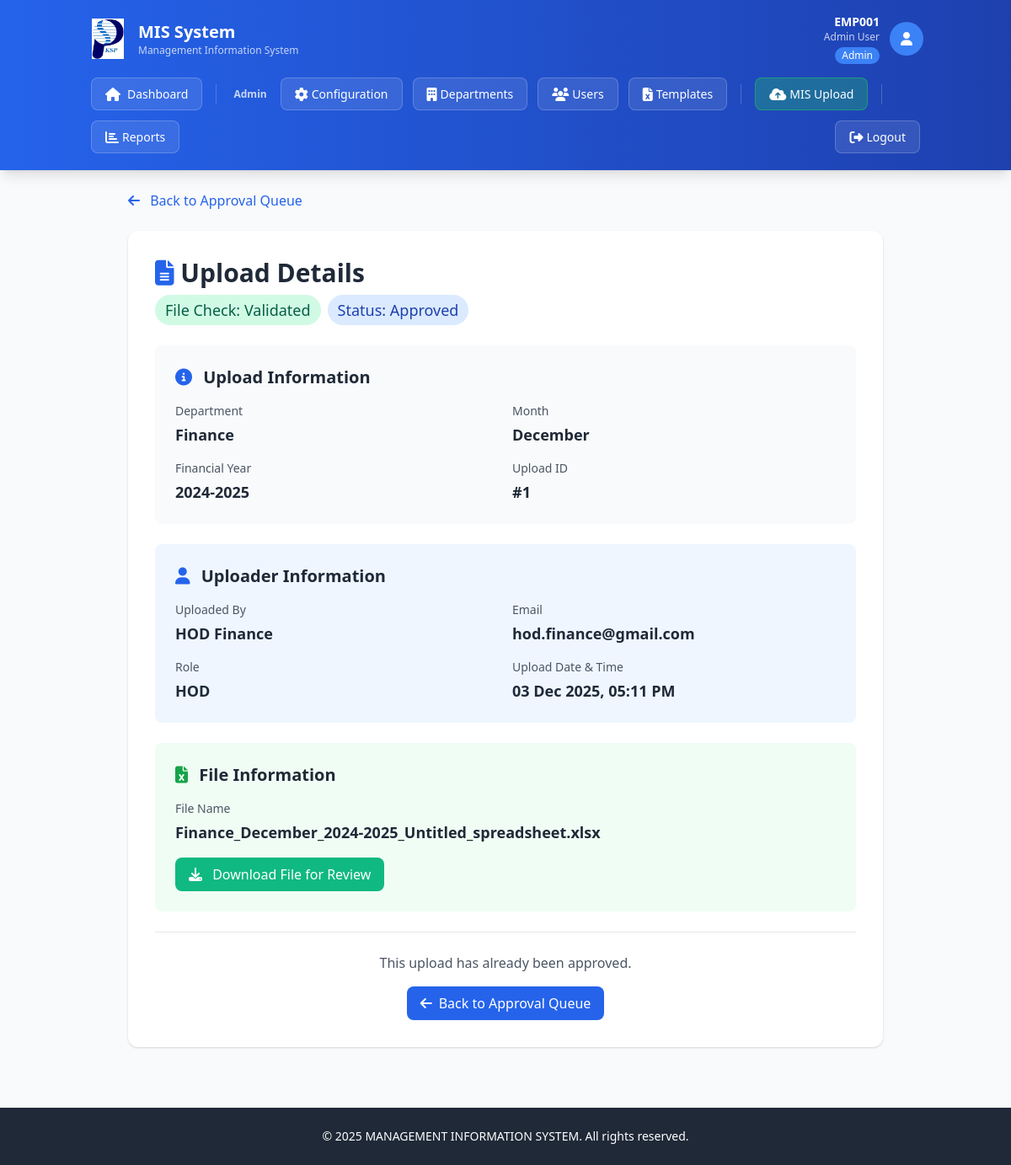
The app's page /view-upload/1 (signed in) with its own data.
### app.py (models this page shows)
class User(db.Model):
    __tablename__ = 'users'
    UserID = db.Column(db.Integer, primary_key=True)
    EmpID = db.Column(db.String(20), unique=True, nullable=False, index=True)
    Username = db.Column(db.String(50), nullable=True)
    PasswordHash = db.Column(db.String(255), nullable=False)
    Email = db.Column(db.String(100), unique=True, nullable=False)
    DepartmentID = db.Column(db.Integer, db.ForeignKey('departments.DeptID'), nullable=False)
    RoleID = db.Column(db.Integer, db.ForeignKey('roles.RoleID'), nullable=False)
    IsActive = db.Column(db.Boolean, default=True)
    FailedLoginAttempts = db.Column(db.Integer, default=0)
    LastFailedLogin = db.Column(db.DateTime, nullable=True)
    AccountLockedUntil = db.Column(db.DateTime, nullable=True)
    PasswordLastChanged = db.Column(db.DateTime, default=lambda: datetime.now(IST))
    PasswordExpiryDate = db.Column(db.DateTime, default=lambda: datetime.now(IST) + timedelta(days=90))
    CreatedAt = db.Column(db.DateTime, default=lambda: datetime.now(IST))
    UpdatedAt = db.Column(db.DateTime, default=lambda: datetime.now(IST), onupdate=lambda: datetime.now(IST))
    uploads = db.relationship('MISUpload', foreign_keys='MISUpload.UploadedBy', backref='uploader', lazy=True)

class Role(db.Model):
    __tablename__ = 'roles'
    RoleID = db.Column(db.Integer, primary_key=True)
    RoleName = db.Column(db.String(50), unique=True, nullable=False)
    users = db.relationship('User', backref='role', lazy=True)

class MISUpload(db.Model):
    __tablename__ = 'mis_uploads'
    UploadID = db.Column(db.Integer, primary_key=True)
    UploadCode = db.Column(db.String(50), unique=True, nullable=True)
    DepartmentID = db.Column(db.Integer, db.ForeignKey('departments.DeptID'), nullable=False)
    MonthID = db.Column(db.Integer, nullable=False)
    FYID = db.Column(db.Integer, db.ForeignKey('financial_years.FYID'), nullable=False)
    UploadedBy = db.Column(db.Integer, db.ForeignKey('users.UserID'), nullable=False)
    UploadDate = db.Column(db.DateTime, default=lambda: datetime.now(IST))
    FilePath = db.Column(db.String(255), nullable=False)
    FileCheck = db.Column(db.String(50), default='Not Validated')
    Status = db.Column(db.String(50), default='In Review')
    IsModified = db.Column(db.Boolean, default=False)
    IsCancelled = db.Column(db.Boolean, default=False)
    SupervisorApproved = db.Column(db.Boolean, default=False)
    SupervisorApprovedBy = db.Column(db.Integer, db.ForeignKey('users.UserID'), nullable=True)
    SupervisorApprovedDate = db.Column(db.DateTime, nullable=True)

class Department(db.Model):
    __tablename__ = 'departments'
    DeptID = db.Column(db.Integer, primary_key=True)
    DeptName = db.Column(db.String(100), unique=True, nullable=False)
    ActiveFlag = db.Column(db.Boolean, default=True)
    users = db.relationship('User', backref='department', lazy=True)
    uploads = db.relationship('MISUpload', backref='department', lazy=True)
    templates = db.relationship('Template', backref='department', lazy=True)

class FinancialYear(db.Model):
    __tablename__ = 'financial_years'
    FYID = db.Column(db.Integer, primary_key=True)
    FYName = db.Column(db.String(50), unique=True, nullable=False)
    StartDate = db.Column(db.Date, nullable=False)
    EndDate = db.Column(db.Date, nullable=False)
    ActiveFlag = db.Column(db.Boolean, default=False)
    uploads = db.relationship('MISUpload', backref='financial_year', lazy=True)

### app.py (the view)
@app.route('/view-upload/<int:upload_id>')
@login_required
def view_upload(upload_id):
    user = User.query.get(session['user_id'])
    if not user or not user.IsActive:
        session.clear()
        flash('Your session has expired. Please log in again.', 'error')
        return redirect(url_for('login'))
    upload = MISUpload.query.get_or_404(upload_id)
    if user.role.RoleName == 'Management':
        pass  # Management can view all uploads
    elif user.role.RoleName == 'Admin':
        pass  # Admin can view all uploads
    elif user.role.RoleName == 'HOD' and upload.DepartmentID != user.DepartmentID:
        flash('Access denied. You can only view uploads from your department.', 'error')
        return redirect(url_for('reports'))
    else:
        flash('Access denied.', 'error')
        return redirect(url_for('reports'))
    return render_template('view_upload.html',
                         current_user=user,
                         upload=upload)

### app.py (called while the page is built)
def login_required(f):
    from functools import wraps
    @wraps(f)
    def decorated_function(*args, **kwargs):
        if 'user_id' not in session:
            flash('Please log in to access this page.', 'error')
            return redirect(url_for('login'))
        return f(*args, **kwargs)
    return decorated_function

### templates/view_upload.html (shortened to what this page needs)
{% extends "base.html" %}
{% block content %}
<div class="max-w-4xl mx-auto">
    <div class="mb-6">
        <a href="{{ url_for('approval_queue') }}" class="text-blue-600 hover:text-blue-800">
            <i class="fas fa-arrow-left mr-2"></i> Back to Approval Queue
        </a>
    </div>
    <div class="card p-8">
        <div class="mb-6">
            <h2 class="text-3xl font-bold text-gray-800 mb-2">
                <i class="fas fa-file-alt text-blue-600"></i> Upload Details
            </h2>
            <div class="flex gap-2">
                <span class="badge {% if upload.FileCheck == 'Validated' %}badge-validated{% else %}badge-rejected{% endif %} text-lg">
                    File Check: {{ upload.FileCheck }}
                </span>
                <span class="badge {% if upload.Status == 'In Review' %}badge-pending{% elif upload.Status == 'Approved' %}badge-approved{% else %}badge-rejected{% endif %} text-lg">
                    Status: {{ upload.Status }}
                </span>
            </div>
        </div>
        <div class="bg-gray-50 rounded-lg p-6 mb-6">
            <h3 class="text-xl font-bold mb-4 text-gray-800">
                <i class="fas fa-info-circle text-blue-600 mr-2"></i> Upload Information
            </h3>
            <div class="grid grid-cols-1 md:grid-cols-2 gap-4">
                <div>
                    <p class="text-sm text-gray-600 mb-1">Department</p>
                    <p class="text-lg font-semibold text-gray-800">{{ upload.department.DeptName }}</p>
                </div>
                <div>
                    <p class="text-sm text-gray-600 mb-1">Month</p>
                    <p class="text-lg font-semibold text-gray-800">
                        {{ ['', 'January', 'February', 'March', 'April', 'May', 'June', 'July', 'August', 'September', 'October', 'November', 'December'][upload.MonthID] }}
                    </p>
                </div>
                <div>
                    <p class="text-sm text-gray-600 mb-1">Financial Year</p>
                    <p class="text-lg font-semibold text-gray-800">{{ upload.financial_year.FYName }}</p>
                </div>
                <div>
                    <p class="text-sm text-gray-600 mb-1">Upload ID</p>
                    <p class="text-lg font-semibold text-gray-800">#{{ upload.UploadID }}</p>
                </div>
            </div>
        </div>
        <div class="bg-blue-50 rounded-lg p-6 mb-6">
            <h3 class="text-xl font-bold mb-4 text-gray-800">
                <i class="fas fa-user text-blue-600 mr-2"></i> Uploader Information
            </h3>
            <div class="grid grid-cols-1 md:grid-cols-2 gap-4">
                <div>
                    <p class="text-sm text-gray-600 mb-1">Uploaded By</p>
                    <p class="text-lg font-semibold text-gray-800">{{ upload.uploader.Username }}</p>
                </div>
                <div>
                    <p class="text-sm text-gray-600 mb-1">Email</p>
                    <p class="text-lg font-semibold text-gray-800">{{ upload.uploader.Email }}</p>
                </div>
                <div>
                    <p class="text-sm text-gray-600 mb-1">Role</p>
                    <p class="text-lg font-semibold text-gray-800">{{ upload.uploader.role.RoleName }}</p>
                </div>
                <div>
                    <p class="text-sm text-gray-600 mb-1">Upload Date & Time</p>
                    <p class="text-lg font-semibold text-gray-800">{{ upload.UploadDate.strftime('%d %b %Y, %I:%M %p') }}</p>
                </div>
            </div>
        </div>
        <div class="bg-green-50 rounded-lg p-6 mb-6">
            <h3 class="text-xl font-bold mb-4 text-gray-800">
                <i class="fas fa-file-excel text-green-600 mr-2"></i> File Information
            </h3>
            <div class="mb-4">
                <p class="text-sm text-gray-600 mb-1">File Name</p>
                <p class="text-lg font-semibold text-gray-800">{{ upload.FilePath.split('/')[-1] }}</p>
            </div>
            <a href="{{ url_for('download_upload', upload_id=upload.UploadID) }}"
               class="inline-block btn btn-success">
                <i class="fas fa-download mr-2"></i> Download File for Review
            </a>
        </div>
        {% if upload.Status in ['Pending', 'Validated', 'In Review'] %}
        <div class="border-t pt-6 mt-6">
            <h3 class="text-xl font-bold mb-4 text-gray-800">
                <i class="fas fa-tasks text-orange-600 mr-2"></i> Actions
            </h3>
            <div class="flex flex-wrap gap-4">
                <form method="POST" action="{{ url_for('approve_upload', upload_id=upload.UploadID) }}" class="inline">
                    <button type="submit" class="btn btn-success text-lg px-8 py-3">
                        <i class="fas fa-check mr-2"></i> Approve Upload
                    </button>
                </form>
                <form method="POST" action="{{ url_for('reject_upload', upload_id=upload.UploadID) }}" class="inline"
                      onsubmit="return confirm('Are you sure you want to reject this upload? The user will be notified.');">
                    <button type="submit" class="btn btn-danger text-lg px-8 py-3">
                        <i class="fas fa-times mr-2"></i> Reject Upload
                    </button>
                </form>
                <a href="{{ url_for('approval_queue') }}" class="btn bg-gray-600 text-white hover:bg-gray-700 text-lg px-8 py-3">
                    <i class="fas fa-arrow-left mr-2"></i> Back to Queue
                </a>
            </div>
        </div>
        {% else %}
        <div class="border-t pt-6 mt-6">
            <p class="text-gray-600 text-center">
                This upload has already been {{ upload.Status.lower() }}.
            </p>
            <div class="text-center mt-4">
                <a href="{{ url_for('approval_queue') }}" class="btn btn-primary">
                    <i class="fas fa-arrow-left mr-2"></i> Back to Approval Queue
                </a>
            </div>
        </div>
        {% endif %}
    </div>
</div>
{% endblock %}

### templates/base.html (shortened to what this page needs)
<!DOCTYPE html>
<html lang="en">
<head>
    <script src="https://cdn.tailwindcss.com"></script>
    <link rel="stylesheet" href="{{ url_for('static', filename='css/styles.css') }}">
    <link rel="stylesheet" href="https://cdnjs.cloudflare.com/ajax/libs/font-awesome/6.4.0/css/all.min.css">
</head>
<body class="bg-gray-50 min-h-screen">
    {% if 'user_id' in session %}
    <nav class="bg-gradient-to-r from-blue-600 to-blue-800 text-white shadow-lg">
        <div class="container mx-auto px-4 py-4">
            <div class="flex justify-between items-center mb-3">
                <div class="flex items-center gap-3">
                    <img src="{{ url_for('static', filename='logo.png') }}" alt="KSPL Logo" class="w-12 h-12 object-contain">
                    <div>
                        <h1 class="text-xl font-bold">MIS System</h1>
                        <p class="text-xs opacity-75">Management Information System</p>
                    </div>
                </div>
                <div class="flex items-center gap-3">
                    <div class="text-right hidden sm:block">
                        <p class="text-sm font-semibold">{{ current_user.EmpID }}</p>
                        {% if current_user.Username %}<p class="text-xs opacity-75">{{ current_user.Username }}</p>{% endif %}
                        <span class="inline-block mt-1 px-2 py-0.5 bg-blue-500 rounded-full text-xs font-medium">
                            {{ current_user.role.RoleName }}
                        </span>
                    </div>
                    <div class="w-10 h-10 bg-blue-500 rounded-full flex items-center justify-center">
                        <i class="fas fa-user text-white"></i>
                    </div>
                </div>
            </div>
            <div class="flex flex-wrap gap-1 items-center">
                <a href="{{ url_for('dashboard') }}" class="nav-link-modern">
                    <i class="fas fa-home mr-2"></i>Dashboard
                </a>
                {% if current_user.role.RoleName == 'Admin' %}
                <div class="flex flex-wrap gap-1 items-center">
                    <span class="px-2 py-1 text-xs font-semibold opacity-75">Admin</span>
                    <a href="{{ url_for('config_master') }}" class="nav-link-modern">
                        <i class="fas fa-cog mr-1"></i>Configuration
                    </a>
                    <a href="{{ url_for('department_management') }}" class="nav-link-modern">
                        <i class="fas fa-building mr-1"></i>Departments
                    </a>
                    <a href="{{ url_for('user_management') }}" class="nav-link-modern">
                        <i class="fas fa-users mr-1"></i>Users
                    </a>
                    <a href="{{ url_for('template_management') }}" class="nav-link-modern">
                        <i class="fas fa-file-excel mr-1"></i>Templates
                    </a>
                </div>
                {% endif %}
                {% if current_user.role.RoleName in ['Admin', 'HOD'] %}
                <a href="{{ url_for('mis_upload') }}" class="nav-link-modern nav-link-highlight">
                    <i class="fas fa-cloud-upload-alt mr-1"></i>MIS Upload
                </a>
                {% endif %}
                <a href="{{ url_for('reports') }}" class="nav-link-modern">
                    <i class="fas fa-chart-bar mr-1"></i>Reports
                </a>
                <div class="ml-auto flex items-center gap-1">
                    <a href="{{ url_for('logout') }}" class="nav-link-modern hover:bg-red-500">
                        <i class="fas fa-sign-out-alt mr-1"></i>Logout
                    </a>
                </div>
            </div>
        </div>
    </nav>
    {% endif %}
    <div class="container mx-auto px-4 py-6">
        {% block content %}{% endblock %}
    </div>
    <footer class="bg-gray-800 text-white mt-12 py-6">
        <div class="container mx-auto px-4 text-center">
            <p class="text-sm">&copy; 2025 MANAGEMENT INFORMATION SYSTEM. All rights reserved.</p>
        </div>
    </footer>
</body>
</html>

### static/css/styles.css (style rules this page uses)
:root { --primary: #2563eb; --primary-dark: #1e40af; --success: #10b981; --warning: #f59e0b; --danger: #ef4444; --info: #3b82f6; --gray-50: #f9fafb; --gray-100: #f3f4f6; --gray-200: #e5e7eb; --gray-300: #d1d5db; --gray-700: #374151; --gray-800: #1f2937; --gray-900: #111827; }
.card { background: white; border-radius: 0.75rem; box-shadow: 0 1px 3px 0 rgba(0, 0, 0, 0.1), 0 1px 2px 0 rgba(0, 0, 0, 0.06); transition: all 0.3s ease; }
.badge { display: inline-flex; align-items: center; padding: 0.25rem 0.75rem; border-radius: 9999px; font-size: 0.875rem; font-weight: 500; }
.badge-validated { background-color: #d1fae5; color: #065f46; }
.badge-approved { background-color: #dbeafe; color: #1e40af; }
.btn { display: inline-flex; align-items: center; justify-content: center; padding: 0.5rem 1rem; border-radius: 0.5rem; font-weight: 500; transition: all 0.2s ease; cursor: pointer; border: none; }
.btn-primary { background-color: var(--primary); color: white; }
.btn-success { background-color: var(--success); color: white; }
.nav-link-modern { display: inline-flex; align-items: center; padding: 0.5rem 1rem; margin: 0.25rem; background-color: rgba(255, 255, 255, 0.1); color: white; border-radius: 0.5rem; font-size: 0.875rem; font-weight: 500; text-decoration: none; transition: all 0.3s ease; border: 1px solid rgba(255, 255, 255, 0.2); }
.nav-link-modern i { font-size: 1rem; }
.nav-link-highlight { background-color: rgba(34, 197, 94, 0.3); border-color: rgba(34, 197, 94, 0.5); }

### records on screen
User: EmpID "EMP001", Username "Admin User"
Role: role.RoleName "Admin"
MISUpload: FileCheck "Validated", Status "Approved", MonthID "December", UploadID "1", UploadDate "03 Dec 2025, 05:11 PM", FilePath "Finance_December_2024-2025_Untitled_spreadsheet.xlsx", Status "approved"
Department: department.DeptName "Finance"
FinancialYear: financial_year.FYName "2024-2025"
User: uploader.Username "HOD Finance", uploader.Email "hod.finance@gmail.com"
Role: uploader.role.RoleName "HOD"
